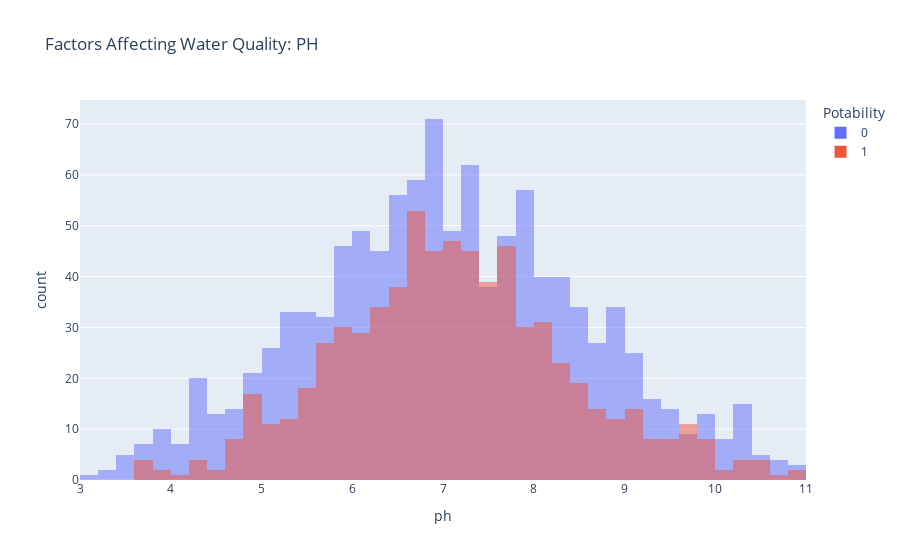

The notebook cell this image was saved under:
### Code cell
px.histogram(cleaned_data, x="ph", color="Potability", barmode="overlay",title= "Factors Affecting Water Quality: PH")

### Figure 1 — Plotly figure (JSON) as saved in the notebook; plotly's stock layout.template omitted (floating-point values rounded to 4 significant figures; data arrays with more than 128 entries replaced by an {"elided": "..."} marker saying what was removed)
{"data": [{"alignmentgroup": "True", "bingroup": "x", "hovertemplate": "Potability=0<br>ph=%{x}<br>count=%{y}<extra></extra>", "legendgroup": "0", "marker": {"color": "#636efa", "opacity": 0.5, "pattern": {"shape": ""}}, "name": "0", "offsetgroup": "0", "orientation": "v", "showlegend": true, "type": "histogram", "x": {"elided": "1091 float values"}, "xaxis": "x", "yaxis": "y"}, {"alignmentgroup": "True", "bingroup": "x", "hovertemplate": "Potability=1<br>ph=%{x}<br>count=%{y}<extra></extra>", "legendgroup": "1", "marker": {"color": "#EF553B", "opacity": 0.5, "pattern": {"shape": ""}}, "name": "1", "offsetgroup": "1", "orientation": "v", "showlegend": true, "type": "histogram", "x": {"elided": "703 float values"}, "xaxis": "x", "yaxis": "y"}], "layout": {"barmode": "overlay", "legend": {"title": {"text": "Potability"}, "tracegroupgap": 0}, "title": {"text": "Factors Affecting Water Quality: PH"}, "xaxis": {"anchor": "y", "domain": [0, 1], "title": {"text": "ph"}}, "yaxis": {"anchor": "x", "domain": [0, 1], "title": {"text": "count"}}}}
